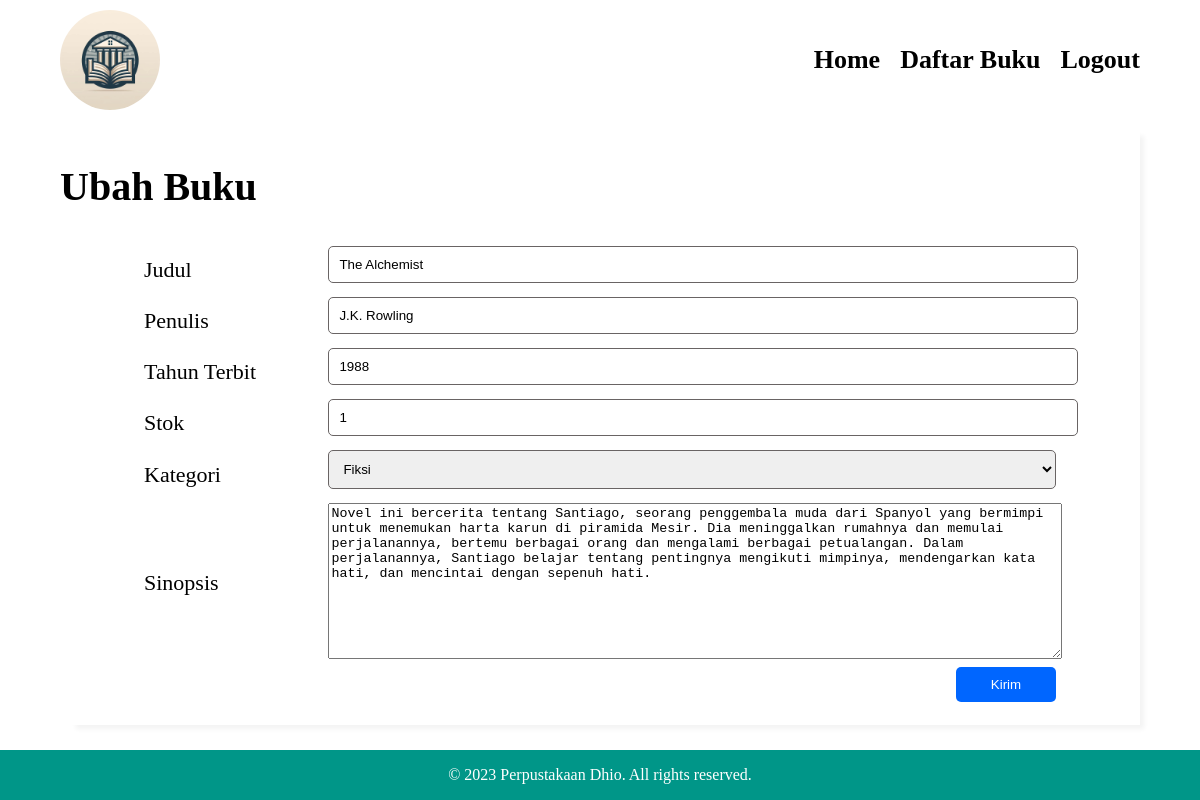
The app's page /ubah.php?id=3 (signed in) with its own data.
### tables this page shows
CREATE TABLE `buku` (
  `id` int(11) NOT NULL,
  `judul` varchar(255) NOT NULL,
  `penulis` varchar(255) NOT NULL,
  `tahun_terbit` int(11) NOT NULL,
  `stok` int(11) DEFAULT NULL,
  `kategori` varchar(50) DEFAULT NULL,
  `sinopsis` text DEFAULT NULL
);

### ubah.php (the view, shortened to what this page needs)
<?php
include 'database.php';
$id = $_GET['id'];
$buku = mysqli_query($db,"SELECT * FROM buku where id = '$id'");
$data = mysqli_fetch_array($buku);
?>
<!DOCTYPE html>
<html lang="en">
<head>
    <link rel="stylesheet" href="css/style.css">
</head>
<body>
    <header>
        <div class="container header">
            <div class="logo">
                <img src="img/logo.jpg" alt="ini logo">
            </div>
            <nav>
                <ul>
                    <li>
                        <a href="index.php">Home</a>
                    </li>
                    <li>
                        <a href="buku.php">Daftar Buku</a>
                    </li>
                    <li>
                        <a href="logout.php">Logout</a>
                    </li>
                </ul>
            </nav>
        </div>
    </header>
    <section class="container">
        <div class="cont">
            <h1>Ubah Buku</h1>
            <form method="post" enctype="multipart/form-data">
                <table class="tabel">
                    <tr>
                        <td class="label">
                            <label for="judul">Judul</label>
                        </td>
                        <td class="input">
                            <input type="text" name="judul" id="judul" value="<?= $data['judul'] ?>">
                        </td>
                    </tr>
                    <tr>
                        <td>
                            <label for="penulis">Penulis</label>
                        </td>
                        <td>
                            <input type="text" name="penulis" id="penulis" value="<?= $data['penulis'] ?>">
                        </td>
                    </tr>
                    <tr>
                        <td>
                            <label for="tahun_terbit">Tahun Terbit</label>
                        </td>
                        <td>
                            <input type="number" name="tahun_terbit" id="tahun_terbit" value="<?= $data['tahun_terbit'] ?>">
                        </td>
                    </tr>
                    <tr>
                        <td>
                            <label for="stok">Stok</label>
                        </td>
                        <td>
                            <input type="number" name="stok" id="stok" value="<?= $data['stok'] ?>">
                        </td>
                    </tr>
                    <tr>
                        <td>
                            <label for="kategori">Kategori</label>
                        </td>
                        <td>
                            <select name="kategori" id="kategori">
                                <option value="Fiksi" <?php if($data['kategori'] == 'Fiksi'){echo 'selected';}?>>Fiksi</option>
                            </select>
                        </td>
                    </tr>
                    <tr>
                        <td>
                            <label for="sinopsis">Sinopsis</label>
                        </td>
                        <td>
                            <textarea name="sinopsis" id="sinopsis" rows="10"><?= $data['sinopsis'] ?></textarea>
                        </td>
                    </tr>
                    <tr>
                        <td colspan="2">
                            <div class="kirim">
                                <input type="submit" name="kirim" value="Kirim" class="btn_blue">
                            </div>
                        </td>
                    </tr>
                </table>
            </form>
        </div>
    </section>
    <footer>
        <div class="container">
            &copy; 2023 Perpustakaan Dhio. All rights reserved.
        </div>
    </footer>
</body>
</html>

### css/style.css (style rules this page uses)
body { font-family: poppins; margin: 0; }
.header { height: 100px; padding: 10px 0; display: flex; flex-flow: column wrap; align-content: space-between; }
.container { width: 90%; margin: 0 auto; max-width: 1450px; }
.logo img { width: 100px; border-radius: 50%; -webkit-border-radius: 50%; -moz-border-radius: 50%; -ms-border-radius: 50%; -o-border-radius: 50%; }
nav { margin: auto; }
nav ul { padding: 0; margin: 0; display: flex; list-style: none; }
nav ul li { margin-left: 20px; font-size: 26px; display: inline-block; overflow-x: hidden; font-weight: bold; }
nav ul li a { text-decoration: none; color: #000; }
.cont { width: 100%; padding: 10px 0; box-shadow: 10px 10px 5px -6px rgba(0,0,0,0.05); }
.cont h1 { font-size: 40px; }
.btn_blue { text-decoration: none; display: inline-block; padding: 10px 20px; color: #fff; background-color: rgb(0, 102, 255); border: none; border-radius: 5px; -webkit-border-radius: 5px; -moz-border-radius: 5px; -ms-border-radius: 5px; -o-border-radius: 5px; }
.tabel { margin: 0 auto; width: 85%; }
.label { width: 20%; }
.input { width: 80%; }
.tabel label { font-size: 22px; }
.tabel input, .tabel select { margin-bottom: 10px; width: 100%; padding: 10px; border: 1px solid #696464; border-radius: 5px; -webkit-border-radius: 5px; -moz-border-radius: 5px; -ms-border-radius: 5px; -o-border-radius: 5px; }
.tabel textarea { width: 100%; }
.kirim { display: flex; justify-content: end; }
.kirim input { width:100px; border: none; }
footer { background-color: #009688; color: #fff; text-align: center; padding: 1em 0; position: fixed; bottom: 0; width: 100%; }

### records on screen
buku: judul "The Alchemist", penulis "J.K. Rowling", tahun_terbit "1988", stok "1", kategori "Fiksi", sinopsis "Novel ini bercerita tentang Santiago, seorang penggembala muda dari Spanyol yang bermimpi untuk menemukan harta karun di piramida Mesir. Dia meninggalkan rumahnya dan memulai perjalanannya, bertemu berbagai orang dan mengalami berbagai petualangan. Dalam perjalanannya, Santiago belajar tentang pentingnya mengikuti mimpinya, mendengarkan kata hati, dan mencintai dengan sepenuh hati."
